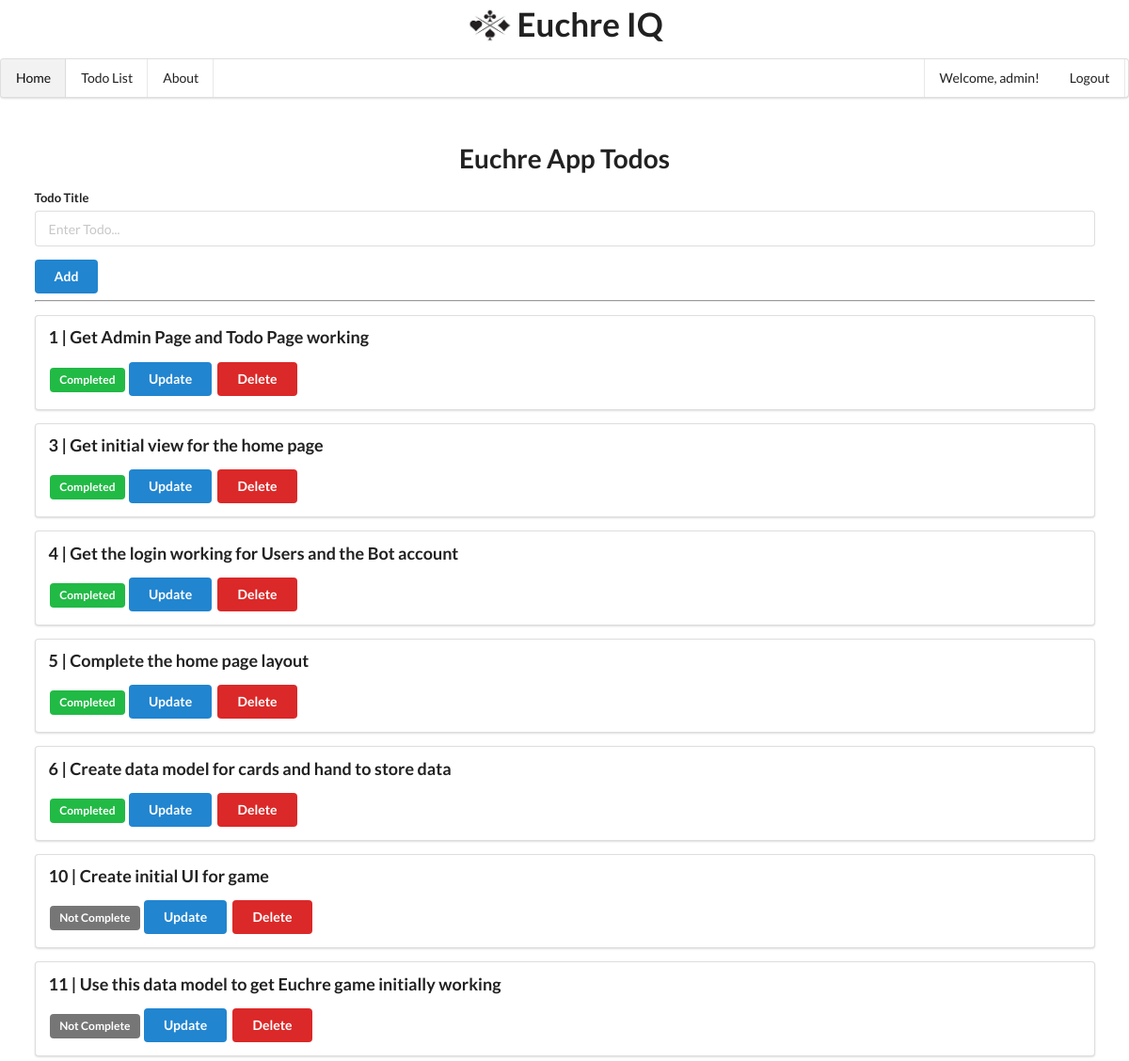
The page /todolist/ (signed in) on the database its author committed.
### todolist/models.py (models this page shows, shortened)
class Todo(models.Model):
    title=models.CharField(max_length=350)
    complete=models.BooleanField(default=False)

### todolist/views.py (the view)
# urls.py: path('', views.index, name="index"),
def index(request):
    todos = Todo.objects.all()
    return render(request, "todos.html", {"todo_list": todos})

### templates/todos.html (shortened to what this page needs)
<!DOCTYPE html>
<html lang="en">
    <head>
        {% load static %}
        <link rel="stylesheet" href="https://cdn.jsdelivr.net/npm/semantic-ui@2.4.2/dist/semantic.min.css">
        <link rel="stylesheet" href="{% static 'css/styles.css' %}">
    </head>
    <body>
        <h1 class="ui center aligned header" style="padding-top: 8px; font-size: 2.5rem !important;">
            <img src="{% static 'images/euchre-logo.png' %}" alt="Euchre Logo" class="header-logo">
            Euchre IQ
        </h1>
        <div class="ui menu">
            <a class="item active" href="/">Home</a>
            <a class="item" href="/todolist/">Todo List</a>
            <a class="item" href="/about/">About</a>
            <div class="right menu">
                {% if user.is_authenticated %}
                    <span class="item">Welcome, {{ user.username }}!</span>
                    <form method="post" action="{% url 'logout' %}" style="display:inline;">
                        <button class="ui item button" type="submit">Logout</button>
                    </form>
                {% else %}
                    <a class="ui item" href="{% url 'login' %}">Login</a>
                    <a class="ui item" href="{% url 'signup' %}">Sign Up</a>
                {% endif %}
            </div>
        </div>
    <div style="margin-top: 50px;" class="ui container">
        <h1 class="ui center aligned header">Euchre App Todos</h1>
        <form class="ui form" action="{% url 'add' %}" method="post">
            <div class="field">
                <label>Todo Title</label>
                <input type="text" name="title" placeholder="Enter Todo..."><br>
            </div>
            <button class="ui blue button" type="submit">Add</button>
        </form>
        <hr>
        {% for todo in todo_list %}
        <div class="ui segment">
            <p class="ui big header">{{ todo.id }} | {{ todo.title }}</p>
            {% if todo.complete == False %}
            <span class="ui grey label">Not Complete</span>
            {% else %}
            <span class="ui green label">Completed</span>
            {% endif %}
            <a class="ui blue button" href="{% url 'update' todo.id %}">Update</a>
            <a class="ui red button" href="{% url 'delete' todo.id %}">Delete</a>
        </div>
        {% endfor %}
    </div>
</body>
</html>

### static/css/styles.css (style rules this page uses)
.header-logo { width: 1.5em !important; vertical-align: top !important; margin-right: -5px !important; }

### rows shown on the page
Todo: id "1", title "Get Admin Page and Todo Page working", complete "Completed"
Todo: id "3", title "Get initial view for the home page", complete "Completed"
Todo: id "4", title "Get the login working for Users and the Bot account", complete "Completed"
Todo: id "5", title "Complete the home page layout", complete "Completed"
Todo: id "6", title "Create data model for cards and hand to store data", complete "Completed"
Todo: id "10", title "Create initial UI for game", complete "Not Complete"
Todo: id "11", title "Use this data model to get Euchre game initially working", complete "Not Complete"

### other values the page prints
{{ user.username }} "admin"
